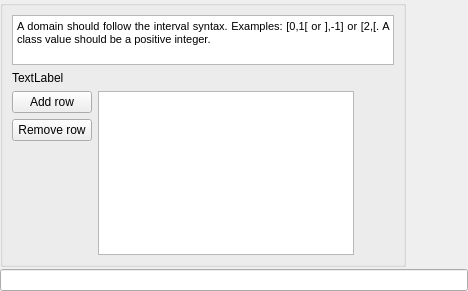
<?xml version="1.0" encoding="UTF-8"?>
<ui version="4.0">
 <class>Form</class>
 <widget class="QWidget" name="Form">
  <property name="geometry">
   <rect>
    <x>0</x>
    <y>0</y>
    <width>468</width>
    <height>291</height>
   </rect>
  </property>
  <property name="windowTitle">
   <string>Form</string>
  </property>
  <layout class="QHBoxLayout" name="horizontalLayout">
   <property name="spacing">
    <number>2</number>
   </property>
   <property name="leftMargin">
    <number>0</number>
   </property>
   <property name="topMargin">
    <number>0</number>
   </property>
   <property name="rightMargin">
    <number>0</number>
   </property>
   <property name="bottomMargin">
    <number>0</number>
   </property>
   <item>
    <layout class="QVBoxLayout" name="verticalLayout_1">
     <item>
      <layout class="QHBoxLayout" name="horizontalLayout_2">
       <item>
        <widget class="QGroupBox" name="groupBox">
         <property name="title">
          <string/>
         </property>
         <layout class="QVBoxLayout" name="verticalLayout_3">
          <item>
           <widget class="QTextBrowser" name="textBrowser">
            <property name="sizePolicy">
             <sizepolicy hsizetype="Expanding" vsizetype="Fixed">
              <horstretch>0</horstretch>
              <verstretch>0</verstretch>
             </sizepolicy>
            </property>
            <property name="maximumSize">
             <size>
              <width>16777215</width>
              <height>50</height>
             </size>
            </property>
            <property name="verticalScrollBarPolicy">
             <enum>Qt::ScrollBarAlwaysOff</enum>
            </property>
            <property name="html">
             <string>&lt;!DOCTYPE HTML PUBLIC &quot;-//W3C//DTD HTML 4.0//EN&quot; &quot;http://www.w3.org/TR/REC-html40/strict.dtd&quot;&gt;
&lt;html&gt;&lt;head&gt;&lt;meta name=&quot;qrichtext&quot; content=&quot;1&quot; /&gt;&lt;style type=&quot;text/css&quot;&gt;
p, li { white-space: pre-wrap; }
&lt;/style&gt;&lt;/head&gt;&lt;body style=&quot; font-family:'MS Shell Dlg 2'; font-size:8.25pt; font-weight:400; font-style:normal;&quot;&gt;
&lt;p align=&quot;justify&quot; style=&quot; margin-top:12px; margin-bottom:12px; margin-left:0px; margin-right:0px; -qt-block-indent:0; text-indent:0px;&quot;&gt;&lt;span style=&quot; font-family:'Droid Sans Mono,monospace,monospace,Droid Sans Fallback'; font-size:8pt; color:#000000;&quot;&gt;A domain should follow the interval syntax. Examples: [0,1[ or ],-1] or [2,[. A class value should be a positive integer.&lt;/span&gt;&lt;/p&gt;
&lt;p align=&quot;justify&quot; style=&quot;-qt-paragraph-type:empty; margin-top:12px; margin-bottom:12px; margin-left:0px; margin-right:0px; -qt-block-indent:0; text-indent:0px; font-family:'Noto Sans'; font-size:8pt;&quot;&gt;&lt;br /&gt;&lt;/p&gt;&lt;/body&gt;&lt;/html&gt;</string>
            </property>
           </widget>
          </item>
          <item>
           <widget class="QLabel" name="label_domain_warning">
            <property name="text">
             <string>TextLabel</string>
            </property>
           </widget>
          </item>
          <item>
           <layout class="QHBoxLayout" name="horizontalLayout_3">
            <property name="leftMargin">
             <number>0</number>
            </property>
            <property name="bottomMargin">
             <number>0</number>
            </property>
            <item>
             <layout class="QVBoxLayout" name="verticalLayout_2">
              <item>
               <widget class="QPushButton" name="pushButton_add_tableview_row">
                <property name="text">
                 <string>Add row</string>
                </property>
               </widget>
              </item>
              <item>
               <widget class="QPushButton" name="pushButton_delete_tableview_row">
                <property name="text">
                 <string>Remove row</string>
                </property>
               </widget>
              </item>
              <item>
               <spacer name="verticalSpacer_2">
                <property name="orientation">
                 <enum>Qt::Vertical</enum>
                </property>
                <property name="sizeHint" stdset="0">
                 <size>
                  <width>20</width>
                  <height>40</height>
                 </size>
                </property>
               </spacer>
              </item>
             </layout>
            </item>
            <item>
             <widget class="QTableView" name="tableView_classification"/>
            </item>
            <item>
             <spacer name="horizontalSpacer">
              <property name="orientation">
               <enum>Qt::Horizontal</enum>
              </property>
              <property name="sizeHint" stdset="0">
               <size>
                <width>40</width>
                <height>20</height>
               </size>
              </property>
             </spacer>
            </item>
           </layout>
          </item>
         </layout>
        </widget>
       </item>
       <item>
        <spacer name="horizontalSpacer_2">
         <property name="orientation">
          <enum>Qt::Horizontal</enum>
         </property>
         <property name="sizeHint" stdset="0">
          <size>
           <width>40</width>
           <height>20</height>
          </size>
         </property>
        </spacer>
       </item>
      </layout>
     </item>
     <item>
      <widget class="QLineEdit" name="lineEdit_domains">
       <property name="enabled">
        <bool>true</bool>
       </property>
       <property name="text">
        <string/>
       </property>
       <property name="readOnly">
        <bool>false</bool>
       </property>
      </widget>
     </item>
    </layout>
   </item>
  </layout>
 </widget>
 <resources/>
 <connections/>
</ui>
